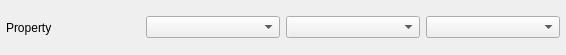
<?xml version="1.0" encoding="UTF-8"?>
<ui version="4.0">
 <class>SingleArraySelectionWidget</class>
 <widget class="QWidget" name="SingleArraySelectionWidget">
  <property name="geometry">
   <rect>
    <x>0</x>
    <y>0</y>
    <width>566</width>
    <height>55</height>
   </rect>
  </property>
  <property name="windowTitle">
   <string>SingleArraySelectionWidget</string>
  </property>
  <layout class="QHBoxLayout" name="horizontalLayout">
   <property name="spacing">
    <number>-1</number>
   </property>
   <property name="leftMargin">
    <number>6</number>
   </property>
   <property name="topMargin">
    <number>2</number>
   </property>
   <property name="rightMargin">
    <number>6</number>
   </property>
   <property name="bottomMargin">
    <number>2</number>
   </property>
   <item>
    <widget class="QLabel" name="label">
     <property name="text">
      <string>Property</string>
     </property>
    </widget>
   </item>
   <item>
    <widget class="QComboBox" name="dataContainerList"/>
   </item>
   <item>
    <widget class="QComboBox" name="attributeMatrixList"/>
   </item>
   <item>
    <widget class="QComboBox" name="attributeArrayList"/>
   </item>
  </layout>
 </widget>
 <resources/>
 <connections/>
</ui>
